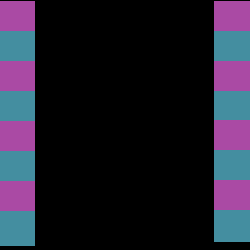
Frame 1 (no input)
Frame 60 (the mouse pressed at the canvas centre just before this capture): identical to frame 1, image omitted
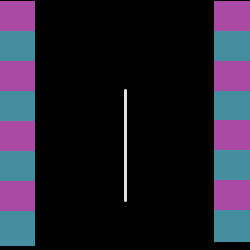
Frame 120 (the mouse held since frame 60 and released just before this capture)

The Processing sketch that drew these frames (run headless with seeded random() and noise(); from frame 60 on, the mouse is pressed at the canvas centre):

// Processing sketch: processing_20248
// ── processing_20248.pde

void setup(){
size(250,250);
}
void draw ()
{

background(#000000);
stroke(225);
strokeWeight(3);

line(mouseX, 90, pmouseX, 120);
line(mouseX, 120, pmouseX, 150);
line(mouseX, 150, pmouseX, 200);

noStroke();
fill(#AA4AA4);
rect(0,1,35,35);
fill(#448EA0);
rect(0,31,35,35);
fill(#AA4AA4);
rect(0,61,35,35);
fill(#448EA0);
rect(0,91,35,35);
fill(#AA4AA4);
rect(0,121,35,35);
fill(#448EA0);
rect(0,151,35,35);
fill(#AA4AA4);
rect(0,181,35,35);
fill(#448EA0);
rect(0,211,35,35);

fill(#AA4AA4);
rect(214,1,92,32);
fill(#448EA0);
rect(214,31,92,32);
fill(#AA4AA4);
rect(214,61,92,32);
fill(#448EA0);
rect(214,91,92,32);
fill(#AA4AA4);
rect(214,120,92,32);
fill(#448EA0);
rect(214,150,92,32);
fill(#AA4AA4);
rect(214,180,92,32);
fill(#448EA0);
rect(214,210,92,32);

}
